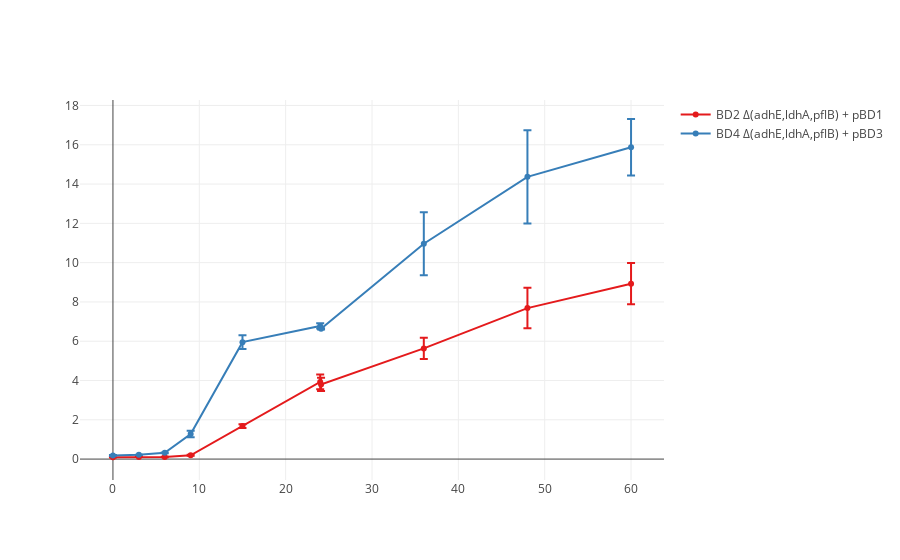

Here is the notebook cell this chart was saved with:
### Markdown cell above
It should be noted that the implot package offers a direct wrapper to useful plotly functions, which could also be accessed with plotly directly. The Impact visualization module offers functions to help extract useful data and generate traces.

### Code cell
from impact.plotting import time_profile_traces

implot.plot(time_profile_traces(replicate_trials=expt.replicate_trials,
                               analyte='etoh',
                               label=lambda rep: str(rep.trial_identifier.strain)))

### Figure 1 — Plotly figure (JSON) as saved in the notebook; plotly's stock layout.template omitted (floating-point values rounded to 4 significant figures)
{"data": [{"error_y": {"array": [0.00751, 0.004868, 0.007962, 0.0271, 0.09467, 0.3741, 0.3366, 0.5433, 1.031, 1.05], "color": "rgb(228,26,28)", "type": "data", "visible": true}, "line": {"color": "rgb(228,26,28)"}, "marker": {"color": "rgb(228,26,28)"}, "name": "BD2 Δ(adhE,ldhA,pflB) + pBD1", "showlegend": true, "type": "scatter", "uid": "2aa7feda-fc28-11e8-b343-9cb6d0b75520", "x": [0, 3, 6, 9, 15, 24, 24.1, 36, 48, 60], "y": [0.09341, 0.1078, 0.1066, 0.1934, 1.679, 3.929, 3.803, 5.635, 7.686, 8.929]}, {"error_y": {"array": [0.02047, 0.004633, 0.01789, 0.1675, 0.3473, 0.1354, 0.03356, 1.603, 2.371, 1.441], "color": "rgb(55,126,184)", "type": "data", "visible": true}, "line": {"color": "rgb(55,126,184)"}, "marker": {"color": "rgb(55,126,184)"}, "name": "BD4 Δ(adhE,ldhA,pflB) + pBD3", "showlegend": true, "type": "scatter", "uid": "2aa7fedb-fc28-11e8-a792-9cb6d0b75520", "x": [0, 3, 6, 9, 15, 24, 24.1, 36, 48, 60], "y": [0.1829, 0.2189, 0.3176, 1.273, 5.953, 6.779, 6.632, 10.96, 14.37, 15.87]}], "layout": {}}
